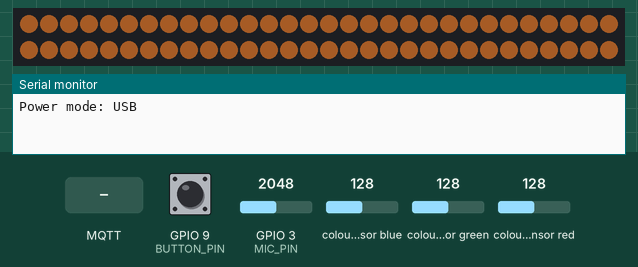
This sketch was run on a simulated Seeed XIAO ESP32-C3. Parts: 60 RGB LEDs in strip order, left to right, continuing on the next row, the last lines printed to the serial monitor. Inputs (shaded band) come from the test bench; at power-on: GPIO 9 (BUTTON_PIN) HIGH, colour sensor green 128, colour sensor blue 128, GPIO 3 (MIC_PIN) = 2048, colour sensor red 128. Dim RGB values are drawn brighter than linear; WiFi joins after 1.5 s; servers stay silent unless stated; no MQTT or app messages arrive unless stated.

Above: at 1.2 s.
1.3 s: MQTT message "true" arrives on the third subscribed topic
4.3 s: GPIO 9 (BUTTON_PIN) pulled LOW for 0.15 s
At 4.63 s:
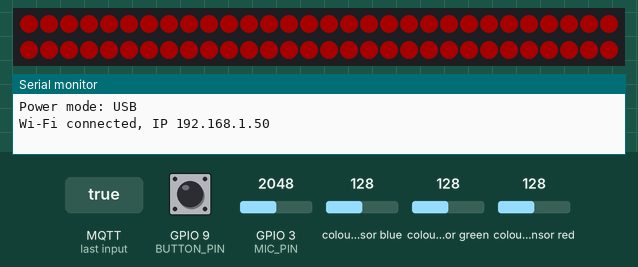
5.0 s: GPIO 9 (BUTTON_PIN) pulled LOW for 3.2 s
8.8 s: GPIO 9 (BUTTON_PIN) pulled LOW for 1 s
At 9.98 s:
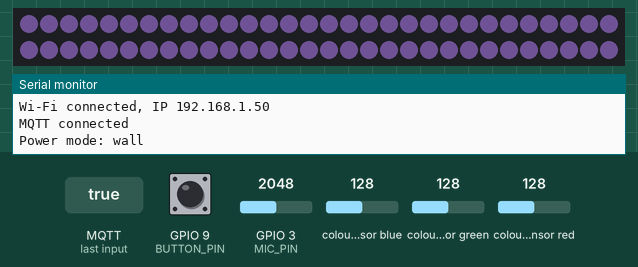
10.4 s: colour sensor green set to 191
At 12.4 s:
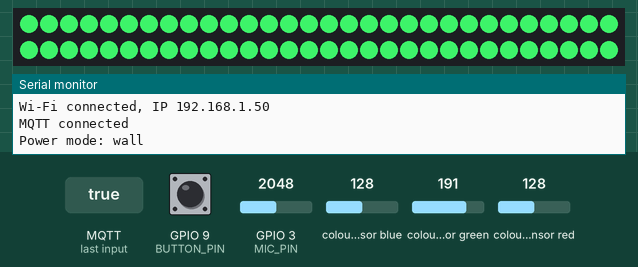
12.7 s: colour sensor blue set to 191
At 14.5 s:
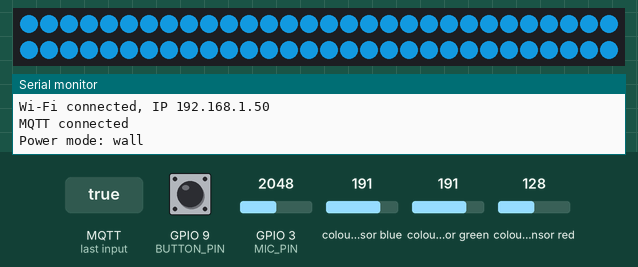
Timing chart, 0 to 16.0 s (numbered marks = the images above; inputs shaded):
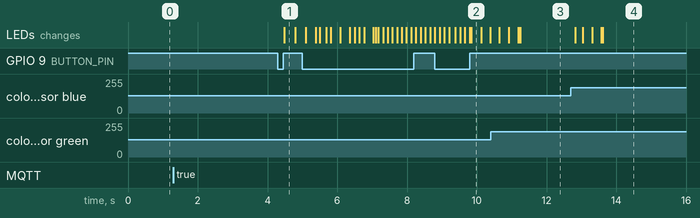

Measured:
- after the input at 4.3 s, the LEDs: change after 0.18 s (image 1)
- after the input at 8.8 s, the LEDs: first differ from a run without the input after 1.0 s (image 2)
- after the input at 10.4 s, the LEDs: first change after 0.25 s (image 3 shows a later state)
- after the input at 12.7 s, the LEDs: first change after 0.13 s (image 4 shows a later state)

The sketch:

xiao_esp32c3_sketch.ino
```cpp
#include <FastLED.h>
#include <Wire.h>
#include <Adafruit_TCS34725.h>
#include <WiFi.h>
#include <PubSubClient.h>
#include <ArduinoOTA.h>

// ---------- Settings ----------
#include "secrets.h"   // WIFI_SSID, WIFI_PASS (git-ignored; see secrets.example.h)
const char* BROKER    = "broker.hivemq.com";
#define PREFIX "andrew286/leds"

#define LED_PIN    D10
#define MIC_PIN    A1
#define BUTTON_PIN 9      // the BOOT button
#define NUM_LEDS   60

#define QUIET       900   // mic swing that counts as silence (from Step 4)
#define LOUD        3300  // mic swing that counts as full volume (from Step 4)

#define WR   1200  // white calibration from Step 7
#define WG   1300
#define WB   1100
#define DARK 150   // Clear value with the monitor off

// ---------- Power modes ----------
// Every lighting mode scales its brightness from 0 up to the current power mode's cap.
#define USB_MAX_BRIGHT  40     // brightness cap on USB (0 to 255)
#define USB_MAX_MA      400    // safety net: FastLED never draws more than this on USB
#define WALL_MAX_BRIGHT 255    // full brightness on the wall adapter
#define WALL_MAX_MA     3500   // safety net for the 4 A adapter

// ---------- Lighting modes ----------
// static     : one color, full brightness (breathe toggle pulses it 3 s up, 3 s down)
// rainbow    : whole strip slowly fades through the rainbow
// color      : shows the color the sensor sees on the screen
// volume     : static color, brightness follows the volume
// ambientvol : sensed screen color, brightness follows the volume
// off        : all LEDs off
const char* MODES[] = {"static", "rainbow", "color", "volume", "ambientvol", "off"};
const int NUM_MODES = sizeof(MODES) / sizeof(MODES[0]);

// ---------- State ----------
CRGB leds[NUM_LEDS];
Adafruit_TCS34725 tcs(TCS34725_INTEGRATIONTIME_50MS, TCS34725_GAIN_16X);
WiFiClient net;
PubSubClient mqtt(net);

String mode = "static";
bool wallPower = false;                  // always starts in USB mode, the safe choice
bool breathe = false;
CRGB staticColor = CRGB(255, 140, 60);   // warm white until the dashboard sets one

float volume = 0;           // smoothed volume, 0.0 to 1.0
int   soundPercent = 0;     // volume as 0 to 100, for the dashboard

CRGB     sensed = CRGB::Black;   // latest color from the sensor, at full value
uint16_t lastClear = 0;          // latest Clear (total light) reading
CRGB     shown = CRGB::Black;    // sensed color currently on the strip, fades toward sensed

uint8_t hue = 0;
bool otaStarted = false;
unsigned long lastPublish = 0, lastTry = 0, lastSensor = 0, lastHueStep = 0;
unsigned long pressStart = 0;
bool buttonWasDown = false, longPressDone = false;

uint8_t maxBright() { return wallPower ? WALL_MAX_BRIGHT : USB_MAX_BRIGHT; }

// ---------- Microphone ----------
int readSwing() {
  int lo = 4095, hi = 0;
  unsigned long start = millis();
  while (millis() - start < 20) {
    int v = analogRead(MIC_PIN);
    lo = min(lo, v);
    hi = max(hi, v);
  }
  return hi - lo;
}

void updateVolume() {
  int swing = readSwing();
  float target = constrain((float)(swing - QUIET) / (LOUD - QUIET), 0.0f, 1.0f);
  volume = (target > volume) ? target : volume * 0.92;   // jump up fast, fall back slowly
  soundPercent = volume * 100;
}

// ---------- Color sensor (read every 250 ms; each read takes about 50 ms) ----------
void updateSensor() {
  if (millis() - lastSensor < 250) return;
  lastSensor = millis();
  uint16_t r, g, b, c;
  tcs.getRawData(&r, &g, &b, &c);
  lastClear = c;
  if (c < DARK) {
    sensed = CRGB(255, 120, 40);               // screen off or dark: warm white
    return;
  }
  float fr = (float)r / WR, fg = (float)g / WG, fb = (float)b / WB;
  float m = max(fr, max(fg, fb));
  CRGB raw(255 * fr / m, 255 * fg / m, 255 * fb / m);
  CHSV hsv = rgb2hsv_approximate(raw);
  hsv.s = min(255, hsv.s * 2);                 // boost color; remove if it looks too strong
  hsv.v = 255;                                 // full value: brightness is set separately
  sensed = CRGB(hsv);
}

// ---------- Lighting modes: each fills the strip and returns its brightness ----------
uint8_t staticMode() {
  fill_solid(leds, NUM_LEDS, staticColor);
  if (!breathe) return maxBright();
  float phase = (millis() % 6000) / 6000.0;                 // 6 s cycle
  return maxBright() * (1 - cos(phase * 2 * PI)) / 2;       // 0 to max in 3 s, back in 3 s
}

uint8_t rainbowMode() {
  if (millis() - lastHueStep > 120) {                       // one hue step every 120 ms:
    lastHueStep = millis();                                 // a full rainbow in about 30 s
    hue++;
  }
  fill_solid(leds, NUM_LEDS, CRGB(CHSV(hue, 255, 255)));
  return maxBright();
}

uint8_t colorMode() {
  shown = blend(shown, sensed, 24);                         // fade instead of jump
  fill_solid(leds, NUM_LEDS, shown);
  return maxBright();
}

uint8_t volumeMode() {
  fill_solid(leds, NUM_LEDS, staticColor);
  return volume * maxBright();                              // quiet = 0, loud = max
}

uint8_t ambientVolMode() {
  shown = blend(shown, sensed, 24);
  fill_solid(leds, NUM_LEDS, shown);
  return volume * maxBright();
}

uint8_t offMode() {
  fill_solid(leds, NUM_LEDS, CRGB::Black);
  return 0;
}

// ---------- MQTT ----------
void publishStatus() {
  if (!mqtt.connected()) return;
  mqtt.publish(PREFIX "/state", mode.c_str(), true);                     // retained
  mqtt.publish(PREFIX "/power/state", wallPower ? "wall" : "usb", true);
  mqtt.publish(PREFIX "/breathe/state", breathe ? "on" : "off", true);
}

void setMode(const String& m) {
  for (int i = 0; i < NUM_MODES; i++) {
    if (m == MODES[i]) {
      mode = m;
      publishStatus();
      return;
    }
  }
  Serial.println("Unknown mode: " + m);                    // ignore anything else
}

void setPower(bool wall) {
  wallPower = wall;
  FastLED.setMaxPowerInVoltsAndMilliamps(5, wall ? WALL_MAX_MA : USB_MAX_MA);
  Serial.println(wall ? "Power mode: wall" : "Power mode: USB");
  publishStatus();
}

bool isOn(const String& s) { return s == "on" || s == "true" || s == "1"; }

void onMessage(char* topic, byte* payload, unsigned int len) {
  String msg;
  for (unsigned int i = 0; i < len; i++) msg += (char)payload[i];
  msg.trim();
  String t = topic;
  if (t == PREFIX "/mode") {
    setMode(msg);
  } else if (t == PREFIX "/color" && msg.startsWith("#")) {
    staticColor = CRGB((uint32_t)strtoul(msg.c_str() + 1, nullptr, 16));
  } else if (t == PREFIX "/breathe") {
    breathe = isOn(msg);
    publishStatus();
  } else if (t == PREFIX "/power") {
    if (msg == "wall") setPower(true);
    else if (msg == "usb") setPower(false);
  }
}

void connectMqtt() {
  if (WiFi.status() != WL_CONNECTED || mqtt.connected()) return;
  String id = "leds-" + String((uint32_t)ESP.getEfuseMac(), HEX);
  if (mqtt.connect(id.c_str())) {
    mqtt.subscribe(PREFIX "/mode", 1);
    mqtt.subscribe(PREFIX "/color", 1);
    mqtt.subscribe(PREFIX "/breathe", 1);
    mqtt.subscribe(PREFIX "/power", 1);
    publishStatus();
    Serial.println("MQTT connected");
  }
}

void publishData() {
  if (!mqtt.connected() || millis() - lastPublish < 500) return;   // twice a second
  lastPublish = millis();
  char hex[8];
  snprintf(hex, sizeof(hex), "#%02X%02X%02X", sensed.r, sensed.g, sensed.b);
  mqtt.publish(PREFIX "/level", String(soundPercent).c_str());
  mqtt.publish(PREFIX "/ambient", hex);
  mqtt.publish(PREFIX "/lux", String(lastClear).c_str());
}

// ---------- BOOT button: tap = next lighting mode, hold 2 s = switch power mode ----------
void checkButton() {
  bool down = digitalRead(BUTTON_PIN) == LOW;
  if (down && !buttonWasDown) pressStart = millis();
  if (down && !longPressDone && millis() - pressStart > 2000) {
    setPower(!wallPower);
    longPressDone = true;
  }
  if (!down && buttonWasDown) {
    if (!longPressDone && millis() - pressStart > 30) {   // a tap, not switch bounce
      int next = 0;
      for (int i = 0; i < NUM_MODES; i++) {
        if (mode == MODES[i]) next = (i + 1) % NUM_MODES;
      }
      setMode(MODES[next]);
    }
    longPressDone = false;
  }
  buttonWasDown = down;
}

void setup() {
  Serial.begin(115200);
  pinMode(BUTTON_PIN, INPUT_PULLUP);
  FastLED.addLeds<WS2812B, LED_PIN, GRB>(leds, NUM_LEDS);
  setPower(false);                       // start in USB mode
  Wire.begin(D4, D5);
  if (!tcs.begin()) Serial.println("Sensor not found - check wiring");

  WiFi.mode(WIFI_STA);
  WiFi.begin(WIFI_SSID, WIFI_PASS);
  mqtt.setServer(BROKER, 1883);
  mqtt.setCallback(onMessage);
}

void loop() {
  // Network: OTA starts once Wi-Fi is up; MQTT retries every 5 s without blocking the LEDs
  if (WiFi.status() == WL_CONNECTED && !otaStarted) {
    ArduinoOTA.setHostname("leds");
    ArduinoOTA.begin();
    otaStarted = true;
    Serial.println("Wi-Fi connected, IP " + WiFi.localIP().toString());
  }
  if (otaStarted) ArduinoOTA.handle();
  if (!mqtt.connected() && millis() - lastTry > 5000) {
    lastTry = millis();
    connectMqtt();
  }
  mqtt.loop();

  // Sensing
  checkButton();
  updateVolume();
  updateSensor();

  // Draw the current mode, then apply its brightness
  uint8_t bright;
  if      (mode == "static")     bright = staticMode();
  else if (mode == "rainbow")    bright = rainbowMode();
  else if (mode == "color")      bright = colorMode();
  else if (mode == "volume")     bright = volumeMode();
  else if (mode == "ambientvol") bright = ambientVolMode();
  else                           bright = offMode();
  FastLED.setBrightness(bright);
  FastLED.show();

  publishData();
}
 
```

secrets.example.h
```cpp
// Copy this file to secrets.h (same folder) and fill in your Wi-Fi details.
// secrets.h is git-ignored so your password stays off GitHub.
#pragma once
const char* WIFI_SSID = "your-wifi-name";
const char* WIFI_PASS = "your-wifi-password";
```
